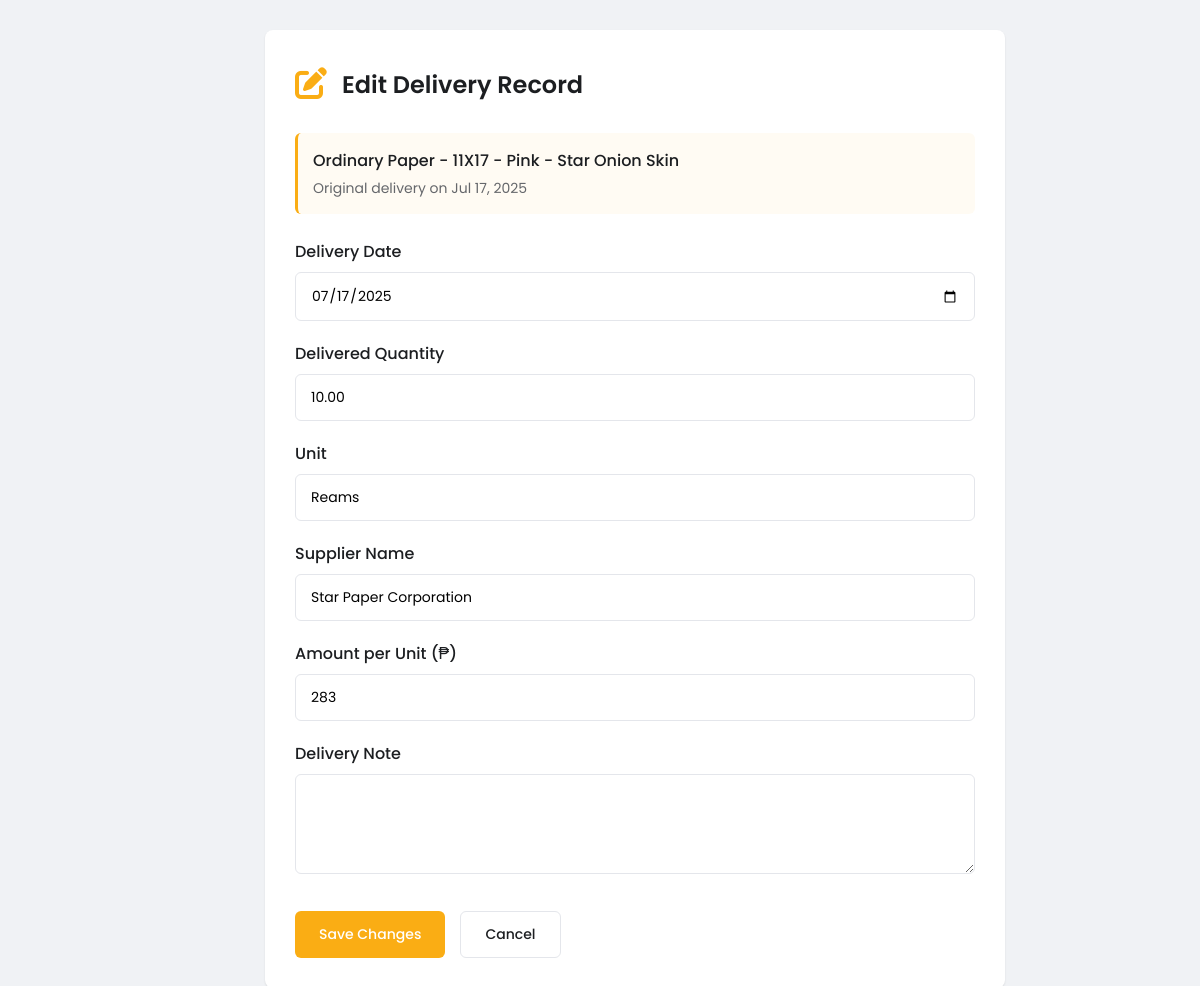
Page /pages/edit_delivery.php?id=129 (signed in) on the committed database.
### tables this page shows
CREATE TABLE `delivery_logs` (
  `id` int(11) NOT NULL,
  `product_id` int(11) NOT NULL,
  `delivery_date` date DEFAULT curdate(),
  `delivered_reams` decimal(10,2) NOT NULL,
  `unit` varchar(50) DEFAULT NULL,
  `supplier_name` varchar(50) NOT NULL,
  `amount_per_ream` int(11) NOT NULL,
  `delivery_note` text DEFAULT NULL,
  `created_by` int(11) DEFAULT NULL
);

CREATE TABLE `products` (
  `id` int(11) NOT NULL,
  `product_type` varchar(100) DEFAULT NULL,
  `product_group` varchar(100) DEFAULT NULL,
  `product_name` varchar(100) DEFAULT NULL,
  `unit_price` decimal(10,2) NOT NULL,
  `created_by` int(11) DEFAULT NULL
);

### pages/edit_delivery.php (the view, shortened to what this page needs)
<?php
require_once '../config/db.php';
$delivery_id = intval($_GET['id'] ?? 0);
$stmt = $mysqli->prepare("SELECT dl.*, p.product_type, p.product_group, p.product_name
                         FROM delivery_logs dl
                         JOIN products p ON dl.product_id = p.id
                         WHERE dl.id = ?");
$stmt->bind_param("i", $delivery_id);
$stmt->execute();
$result = $stmt->get_result();
$delivery = $result->fetch_assoc();
$product_id = $delivery['product_id'];
?>
<!DOCTYPE html>
<html lang="en">
<head>
    <link rel="stylesheet" href="https://cdnjs.cloudflare.com/ajax/libs/font-awesome/6.0.0-beta3/css/all.min.css">
</head>
<body>
    <div class="main-content">
        <div class="edit-card">
            <div class="edit-header">
                <div class="edit-icon">
                    <i class="fas fa-edit"></i>
                </div>
                <h1 class="edit-title">Edit Delivery Record</h1>
            </div>
            <div class="product-info">
                <div class="product-name">
                    <?= htmlspecialchars($delivery['product_type']) ?> -
                    <?= htmlspecialchars($delivery['product_group']) ?> -
                    <?= htmlspecialchars($delivery['product_name']) ?>
                </div>
                <div class="product-details">
                    Original delivery on <?= date('M j, Y', strtotime($delivery['delivery_date'])) ?>
                </div>
            </div>
            <form method="POST">
                <div class="form-group">
                    <label class="form-label">Delivery Date</label>
                    <input type="date" name="delivery_date" class="form-control"
                        value="<?= htmlspecialchars($delivery['delivery_date']) ?>" required>
                </div>
                <div class="form-group">
                    <label class="form-label">Delivered Quantity</label>
                    <input type="number" step="0.01" name="delivered_reams" class="form-control"
                        value="<?= htmlspecialchars($delivery['delivered_reams']) ?>" required>
                </div>
                <div class="form-group">
                <label class="form-label">Unit</label>
                <input type="text" name="unit" class="form-control"
                    value="<?= htmlspecialchars($delivery['unit'] ?? '') ?>">
                </div>
                <div class="form-group">
                    <label class="form-label">Supplier Name</label>
                    <input type="text" name="supplier_name" class="form-control"
                        value="<?= htmlspecialchars($delivery['supplier_name']) ?>" required>
                </div>
                <div class="form-group">
                    <label class="form-label">Amount per Unit (₱)</label>
                    <input type="number" step="0.01" name="amount_per_ream" class="form-control"
                        value="<?= htmlspecialchars($delivery['amount_per_ream']) ?>" required>
                </div>
                <div class="form-group">
                    <label class="form-label">Delivery Note</label>
                    <textarea name="delivery_note" class="form-control"><?= htmlspecialchars($delivery['delivery_note']) ?></textarea>
                </div>
                <div class="btn-group">
                    <button type="submit" class="btn btn-warning">
                        Save Changes
                    </button>
                    <a href="delivery.php?id=<?= $product_id ?>&tab=delivery" class="btn btn-outline">
                        Cancel
                    </a>
                </div>
            </form>
        </div>
    </div>
</body>
</html>

### pages/edit_delivery.php (style rules this page uses)
:root { --primary: #1877f2; --secondary: #166fe5; --light: #f0f2f5; --dark: #1c1e21; --gray: #65676b; --light-gray: #e4e6eb; --card-bg: #ffffff; --success: #42b72a; --warning: #faad14; --danger: #ff4d4f; }
* { margin: 0; padding: 0; box-sizing: border-box; font-family: 'Poppins', sans-serif; }
body { background-color: var(--light); color: var(--dark); min-height: 100vh; padding-left: 70px; }
.main-content { padding: 30px; max-width: 800px; margin: 0 auto; }
.edit-card { background: var(--card-bg); border-radius: 8px; padding: 30px; box-shadow: 0 1px 2px rgba(0, 0, 0, 0.1); }
.edit-header { display: flex; align-items: center; margin-bottom: 25px; }
.edit-icon { font-size: 32px; color: var(--warning); margin-right: 15px; }
.edit-title { font-size: 24px; font-weight: 600; color: var(--dark); }
.product-info { background: rgba(250, 173, 20, 0.05); border-radius: 6px; padding: 15px; margin-bottom: 25px; border-left: 3px solid var(--warning); }
.product-name { font-weight: 500; margin-bottom: 5px; }
.product-details { color: var(--gray); font-size: 14px; }
.form-group { margin-bottom: 20px; }
.form-label { display: block; font-weight: 500; margin-bottom: 8px; color: var(--dark); }
.form-control { width: 100%; padding: 12px 15px; border: 1px solid var(--light-gray); border-radius: 6px; font-size: 14px; transition: border-color 0.3s; }
textarea.form-control { min-height: 100px; resize: vertical; }
.btn-group { display: flex; justify-content: flex-start; gap: 15px; margin-top: 30px; }
.btn { display: inline-flex; align-items: center; justify-content: center; padding: 12px 24px; border-radius: 6px; font-weight: 500; cursor: pointer; transition: all 0.3s; text-decoration: none; font-size: 14px; border: none; }
.btn-warning { background-color: var(--warning); color: white; }
.btn-outline { background-color: transparent; border: 1px solid var(--light-gray); color: var(--dark); }

### rows in the picture
delivery_logs: product.product_type "Ordinary Paper", product.product_group "11X17", product.product_name "Pink - Star Onion Skin", delivery_date "Jul 17, 2025", delivery_date "07/17/2025", delivered_reams "10.00", unit "Reams", supplier_name "Star Paper Corporation", amount_per_ream "283"
